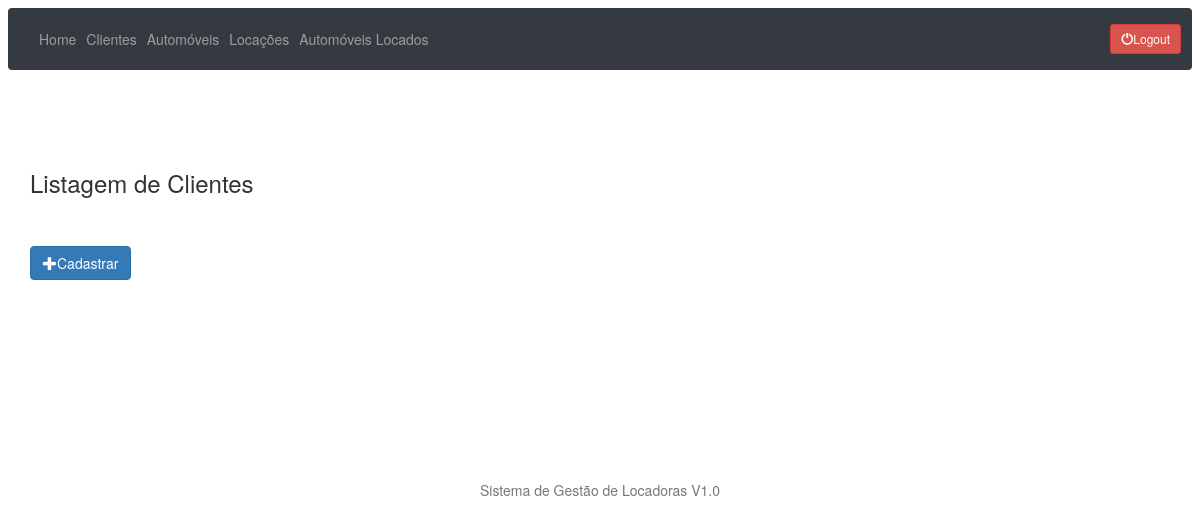
The app's page /clientes/list/ (signed in), older data.
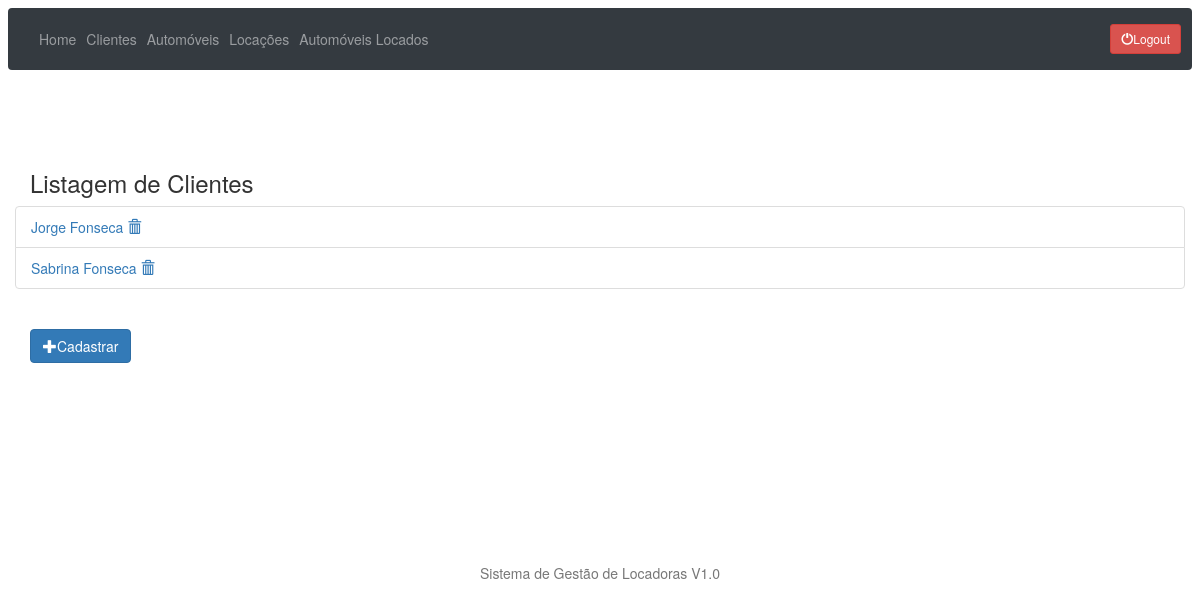
The same page, newer data.
### clientes/models.py (models this page shows, shortened)
class Cliente(models.Model):
    nome = models.CharField(max_length=30)
    sobrenome = models.CharField(max_length=30)
    idade = models.IntegerField(null=True, blank=True)
    foto = models.ImageField(upload_to='clientes_fotos', null=True, blank=True)

### clientes/views.py (the view)
# urls.py: path('list/', clientes_list, name='cliente_list'),
@login_required()
def clientes_list(request):
    clientes = Cliente.objects.order_by('nome')
    return render(request, 'cliente.html', {'clientes': clientes})

### clientes/templates/cliente.html (shortened to what this page needs)
{% extends 'base.html' %}
{% block main %}
    <h3>Listagem de Clientes</h3>
    <div class="row">
        <ul class="list-group">
            {% for cliente in clientes %}
                <li class="list-group-item">
                    <a href="{% url 'cliente_update' cliente.id %}"> {{ cliente.nome }} {{ cliente.sobrenome }}</a>
                    <a href="{% url 'cliente_delete' cliente.id %}" title="Excluir">
                        <span class="glyphicon glyphicon-trash"></span>
                    </a>
                </li>
            {% endfor %}
        </ul>
    </div>
    <div class="row1">
        <a type="button" class="btn btn-primary" href="{% url 'cliente_new' %}"> <span
                class="glyphicon glyphicon-plus"></span>Cadastrar</a>
    </div>
{% endblock %}

Row changes from the older to the newer data that the page shows:
added Cliente: nome "Jorge", sobrenome "Fonseca"
added Cliente: nome "Sabrina", sobrenome "Fonseca"
